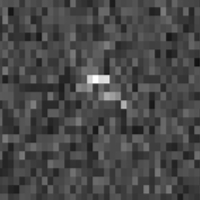
#> input picture public_data/1997NC1/image/000.png, 200 x 200 px; its folder holds only this picture in this run
$ python debug_noise_floor.py
#> lines starting #> are read from the running program, lines starting #| are printed output that depends on the picture; long printed decimals are rounded
import argparse
import csv
import json
import os
from collections import Counter
from glob import glob

import matplotlib
matplotlib.use('Agg')
import matplotlib.pyplot as plt
import numpy as np
from PIL import Image
from scipy import stats


MODEL_NAMES = ('exponential', 'gamma', 'gaussian', 'lognormal', 'student_t')


def load_image(path):
    ext = os.path.splitext(path)[1].lower()
    if ext == '.npy':
        image = np.load(path)
    elif ext == '.npz':
        data = np.load(path)
        key = 'image' if 'image' in data else ('isar' if 'isar' in data else data.files[0])
        image = data[key]
    else:
        image = np.asarray(Image.open(path))

    image = np.asarray(image)
    original_dtype = image.dtype
    if image.ndim == 3:
        image = image[..., :3].astype(np.float64)
        image = 0.299 * image[..., 0] + 0.587 * image[..., 1] + 0.114 * image[..., 2]

    if np.issubdtype(original_dtype, np.integer):
        image = image.astype(np.float64) / np.iinfo(original_dtype).max
    else:
        image = image.astype(np.float64, copy=False)

    image = np.nan_to_num(image, nan=0.0, posinf=0.0, neginf=0.0)
    return np.clip(image, 0.0, None)


def find_images(image_dir):
    patterns = ['*.png', '*.jpg', '*.jpeg', '*.tif', '*.tiff', '*.npy', '*.npz']
    paths = []
    for pattern in patterns:
        paths.extend(glob(os.path.join(image_dir, pattern)))
    return sorted(paths)


def border_mask(shape, border_frac):
    if not 0.0 < border_frac < 0.5:
        raise ValueError('border_frac must be in (0, 0.5)')
    height, width = shape
    border = max(1, int(np.ceil(min(height, width) * border_frac)))
    mask = np.zeros((height, width), dtype=bool)
    mask[:border, :] = True
    mask[-border:, :] = True
    mask[:, :border] = True
    mask[:, -border:] = True
    return mask, border


def describe(values):
    values = np.asarray(values, dtype=np.float64).reshape(-1)
    count = int(values.size)
    mean = float(np.mean(values))
    variance = float(np.var(values))
    std = float(np.sqrt(variance))
    median = float(np.median(values))
    eps = np.finfo(np.float64).eps

    if std > eps and count >= 4:
        skewness = float(stats.skew(values, bias=False))
        excess_kurtosis = float(stats.kurtosis(values, fisher=True, bias=False))
    else:
        skewness = 0.0
        excess_kurtosis = 0.0

    return {
        'count': count,
        'mean': mean,
        'variance': variance,
        'std': std,
        'median': median,
        'min': float(np.min(values)),
        'max': float(np.max(values)),
        'q90': float(np.quantile(values, 0.90)),
        'q95': float(np.quantile(values, 0.95)),
        'q99': float(np.quantile(values, 0.99)),
        'zero_ratio': float(np.mean(values == 0.0)),
        'skewness': skewness,
        'excess_kurtosis': excess_kurtosis,
        'variance_over_mean_sq': variance / max(mean * mean, eps),
        'mean_over_median': mean / max(median, eps),
    }


def positive_fit_data(values):
    values = np.asarray(values, dtype=np.float64).reshape(-1)
    positive = values[values > 0.0]
    if positive.size == 0:
        return None, 0.0
    fit_epsilon = max(float(np.min(positive)) * 0.5, 1e-12)
    return np.maximum(values, fit_epsilon), fit_epsilon


def evaluate_fit(name, distribution, params, values, parameter_count):
    log_pdf = distribution.logpdf(values, *params)
    if not np.all(np.isfinite(log_pdf)):
        raise ValueError(f'{name} produced non-finite log likelihood')
    log_likelihood = float(np.sum(log_pdf))
    aic = float(2 * parameter_count - 2 * log_likelihood)
    ks_stat, ks_pvalue = stats.kstest(values, distribution.cdf, args=params)
    return {
        'name': name,
        'distribution': distribution,
        'params': tuple(float(value) for value in params),
        'log_likelihood': log_likelihood,
        'aic': aic,
        'ks_stat': float(ks_stat),
        'ks_pvalue': float(ks_pvalue),
    }


def fit_models(values):
    values = np.asarray(values, dtype=np.float64).reshape(-1)
    positive_values, fit_epsilon = positive_fit_data(values)
    if positive_values is None or np.std(values) <= np.finfo(np.float64).eps:
        return {}, fit_epsilon

    fits = {}
    candidates = []

    exponential_params = (0.0, float(np.mean(positive_values)))
    candidates.append(('exponential', stats.expon, exponential_params, positive_values, 1))

    gamma_params = stats.gamma.fit(positive_values, floc=0.0)
    candidates.append(('gamma', stats.gamma, gamma_params, positive_values, 2))

    gaussian_params = stats.norm.fit(values)
    candidates.append(('gaussian', stats.norm, gaussian_params, values, 2))

    lognormal_params = stats.lognorm.fit(positive_values, floc=0.0)
    candidates.append(('lognormal', stats.lognorm, lognormal_params, positive_values, 2))

    student_t_params = stats.t.fit(values)
    candidates.append(('student_t', stats.t, student_t_params, values, 3))

    for name, distribution, params, fit_values, parameter_count in candidates:
        try:
            fits[name] = evaluate_fit(name, distribution, params, fit_values, parameter_count)
        except (FloatingPointError, ValueError):
            continue
    return fits, fit_epsilon


def classify_fit(fits):
    if not fits:
        return 'degenerate', 'degenerate', float('nan')
    ranked = sorted(fits.values(), key=lambda item: item['aic'])
    best_name = ranked[0]['name']
    delta_aic = float(ranked[1]['aic'] - ranked[0]['aic']) if len(ranked) > 1 else float('nan')
    family = 'heavy_tail' if best_name in ('lognormal', 'student_t') else best_name
    return best_name, family, delta_aic


def flatten_result(file_name, border_width, summary, fits, fit_epsilon):
    best_model, best_family, delta_aic = classify_fit(fits)
    row = {
        'file': file_name,
        'border_width': border_width,
        **summary,
        'fit_epsilon': fit_epsilon,
        'best_model': best_model,
        'best_family': best_family,
        'delta_aic': delta_aic,
    }
    for model_name in MODEL_NAMES:
        fit = fits.get(model_name)
        row[f'{model_name}_aic'] = fit['aic'] if fit else float('nan')
        row[f'{model_name}_ks_stat'] = fit['ks_stat'] if fit else float('nan')
        row[f'{model_name}_ks_pvalue'] = fit['ks_pvalue'] if fit else float('nan')
        row[f'{model_name}_params'] = repr(fit['params']) if fit else ''
    return row


def plot_histogram(values, fits, output_path, title, bins, hist_quantile):
    values = np.asarray(values, dtype=np.float64).reshape(-1)
    x_max = float(np.quantile(values, hist_quantile))
    if x_max <= 0.0:
        x_max = max(float(np.max(values)), 1.0)

    edges = np.linspace(0.0, x_max, bins + 1)
    counts, _ = np.histogram(values, bins=edges)
    widths = np.diff(edges)
    density = counts / max(values.size, 1) / widths
    centers = 0.5 * (edges[:-1] + edges[1:])
    x = np.linspace(0.0, x_max, 800)

    fig, axes = plt.subplots(1, 2, figsize=(13, 5))
    for axis in axes:
        axis.bar(centers, density, width=widths, alpha=0.45, color='tab:blue', label='background')
        for model_name, fit in fits.items():
            pdf_x = np.maximum(x, 1e-12) if model_name in ('exponential', 'gamma', 'lognormal') else x
            pdf = fit['distribution'].pdf(pdf_x, *fit['params'])
            pdf = np.nan_to_num(pdf, nan=0.0, posinf=0.0, neginf=0.0)
            axis.plot(x, pdf, linewidth=1.4, label=f"{model_name} AIC={fit['aic']:.1f}")
        axis.set_xlim(0.0, x_max)
        axis.set_xlabel('Normalized power')
        axis.set_ylabel('Probability density')
        axis.grid(True, alpha=0.25)

    axes[0].set_title('Linear density')
    axes[1].set_title('Log-density tail view')
    axes[1].set_yscale('log')
    positive_density = density[density > 0.0]
    if positive_density.size > 0:
        axes[1].set_ylim(max(float(np.min(positive_density)) * 0.2, 1e-8), None)
    axes[0].legend(fontsize=8)
    axes[1].legend(fontsize=8)
    fig.suptitle(title)
    fig.tight_layout()
    fig.savefig(output_path, dpi=160)
    plt.close(fig)


def analyze_values(file_name, values, border_width):
    summary = describe(values)
    fits, fit_epsilon = fit_models(values)
    row = flatten_result(file_name, border_width, summary, fits, fit_epsilon)
    return row, fits


def main():
    parser = argparse.ArgumentParser(description='Fit noise distributions to the outer border of radar power images.')
    parser.add_argument('--image_dir', type=str, default=os.path.join('public_data', '1999JV6', 'image'))
    parser.add_argument(
        '--out_dir',
        type=str,
        default=None,
        help=(
            'Output directory. By default, write next to the input image '
            'directory as public_data/<case>/noise_distribution.'
        ),
    )
    parser.add_argument('--border_frac', type=float, default=0.10)
    parser.add_argument('--bins', type=int, default=80)
    parser.add_argument('--hist_quantile', type=float, default=0.999)
    parser.add_argument('--max_images', type=int, default=None)
    args = parser.parse_args()

    if args.out_dir is None:
        case_dir = os.path.dirname(os.path.normpath(args.image_dir))
        args.out_dir = os.path.join(case_dir, 'noise_distribution')

    paths = find_images(args.image_dir)
    if args.max_images is not None:
        paths = paths[:args.max_images]
    if not paths:
        raise FileNotFoundError(f'No images found under {args.image_dir}')

    os.makedirs(args.out_dir, exist_ok=True)
    hist_dir = os.path.join(args.out_dir, 'histograms')
    os.makedirs(hist_dir, exist_ok=True)

    rows = []
    normalized_backgrounds = []
    best_model_counts = Counter()

    for path in paths:
        image = load_image(path)
#> in load_image, image is the input picture: shape (200, 200, 3); min 13, max 255, mean 71.7
        mask, border_width = border_mask(image.shape, args.border_frac)
#> border_width = 20
        background = image[mask]
#> background = 14400 values, max 0.494 at index 2964, min 0.051 at index 5838, mean 0.273
        row, fits = analyze_values(os.path.basename(path), background, border_width)
#> in describe, `values = np.asarray(values, dtype=np.float64).reshape(-1)`: values has the same summary as background in main
#> in describe, `mean = float(np.mean(values))`: mean = 0.273
#> in describe, `variance = float(np.var(values))`: variance = 0.00501
#> in describe, `std = float(np.sqrt(variance))`: std = 0.0708
#> in describe, `median = float(np.median(values))`: median = 0.271
#> in describe, `skewness = float(stats.skew(values, bias=False))`: skewness = 0.142
#> in describe, `excess_kurtosis = float(stats.kurtosis(values, fisher=True, bias=False))`: excess_kurtosis = -0.11
#> in analyze_values, `summary = describe(values)`: summary = 15 items
#> in fit_models, `values = np.asarray(values, dtype=np.float64).reshape(-1)`: values has the same summary as background in main
#> in positive_fit_data, `values = np.asarray(values, dtype=np.float64).reshape(-1)`: values has the same summary as background in main
#> in positive_fit_data, `positive = values[values > 0.0]`: positive has the same summary as background in main
#> in positive_fit_data, `fit_epsilon = max(float(np.min(positive)) * 0.5, 1e-12)`: fit_epsilon = 0.0255
#> in fit_models, `positive_values, fit_epsilon = positive_fit_data(values)`: positive_values has the same summary as background in main
#> in fit_models, `exponential_params = (0.0, float(np.mean(positive_values)))`: exponential_params = (0, 0.273)
#> in fit_models, `gamma_params = stats.gamma.fit(positive_values, floc=0.0)`: gamma_params = (13.8, 0, 0.0197)
#> in fit_models, `gaussian_params = stats.norm.fit(values)`: gaussian_params = (0.273, 0.0708)
#> in fit_models, `lognormal_params = stats.lognorm.fit(positive_values, floc=0.0)`: lognormal_params = (0.28, 0, 0.263)
#> in fit_models, `student_t_params = stats.t.fit(values)`: student_t_params = (165932471.7, 0.273, 0.0708)
#> the loop in fit_models, `for name, distribution, params, fit_values, parameter_count in candida..` made 5 passes
#> (name, params, parameter_count, log_likelihood in evaluate_fit, aic in evaluate_fit, ks_stat in evaluate_fit, ks_pvalue in evaluate_fit) on passes 1 to 5: ('exponential', (0, 0.273), 1, 4319.4, -8636.8, 0.396, 0), ('gamma', (13.8, 0, 0.0197), 2, 17538.7, -35073.3, 0.0428, 2.54e-23), ('gaussian', (0.273, 0.0708), 2, 17697.2, -35390.4, 0.0246, 5.34e-08), ('lognormal', (0.28, 0, 0.263), 2, 17171, -34337.9, 0.06, 1.46e-45), ('student_t', (165932471.7, 0.273, 0.0708), 3, 17697.2, -35388.4, 0.0246, 5.34e-08)
#> after the loop in fit_models, `for name, distribution, params, fit_values, parameter_count in candida..`: fits = 5 items
#> in analyze_values, `fits, fit_epsilon = fit_models(values)`: fit_epsilon = 0.0255
#> in classify_fit, `ranked = sorted(fits.values(), key=lambda item: item['aic'])`: ranked = 5 items
#> in classify_fit, `best_name = ranked[0]['name']`: best_name = 'gaussian'
#> in classify_fit, `delta_aic = float(ranked[1]['aic'] - ranked[0]['aic']) if len(ranked) ..`: delta_aic = 2
#> in classify_fit, `family = 'heavy_tail' if best_name in ('lognormal', 'student_t') else ..`: family = 'gaussian'
#> in flatten_result, `best_model, best_family, delta_aic = classify_fit(fits)`: delta_aic = 2
#> after the loop in flatten_result, `for model_name in MODEL_NAMES:`: row = 41 items
        rows.append(row)
        best_model_counts[row['best_model']] += 1

        if row['mean'] > 0.0:
            normalized_backgrounds.append(background / row['mean'])

        histogram_path = os.path.join(hist_dir, os.path.splitext(os.path.basename(path))[0] + '.png')
        plot_histogram(
            background,
            fits,
            histogram_path,
            f"{os.path.basename(path)} border={args.border_frac:.0%}, best={row['best_model']}",
            args.bins,
            args.hist_quantile,
        )
#> in plot_histogram, `values = np.asarray(values, dtype=np.float64).reshape(-1)`: values has the same summary as background in main
#> in plot_histogram, `x_max = float(np.quantile(values, hist_quantile))`: x_max = 0.482
#> in plot_histogram, `counts, _ = np.histogram(values, bins=edges)`: counts = 80 values, max 636 at index 39, min 0 at index 0, mean 179.9
#> in plot_histogram, `density = counts / max(values.size, 1) / widths`: density = 80 values, max 7.33 at index 39, min 0 at index 0, mean 2.07
#> in plot_histogram, `positive_density = density[density > 0.0]`: positive_density = 72 values, max 7.33 at index 31, min 0.0115 at index 0, mean 2.3
#> in plot_histogram, `fig.savefig(output_path, dpi=160)`:
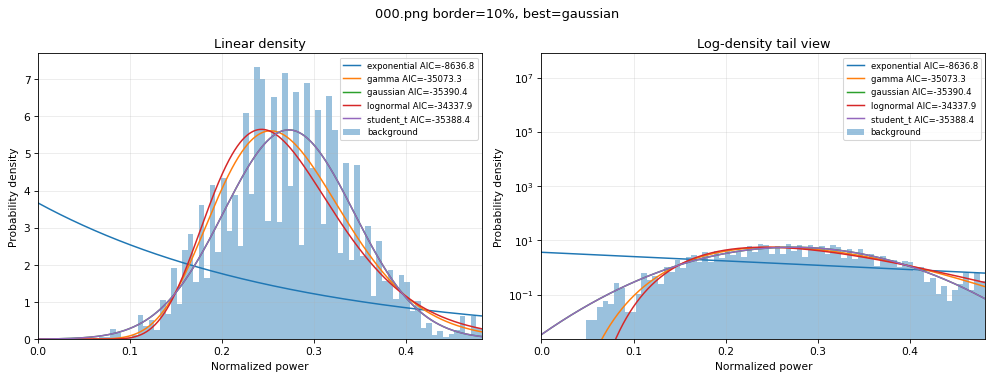
#> figure drawn by matplotlib, 2 panels; panel 1: tallest bar 7.33 high, from x = 0.235 to 0.241; panel 1: curve peaks at x = 0, y = 3.67; panel 1: curve peaks at x = 0.253, y = 5.61; panel 1: curve peaks at x = 0.272, y = 5.63
        print(
            f"{row['file']}: mean={row['mean']:.6g} var={row['variance']:.6g} "
            f"median={row['median']:.6g} skew={row['skewness']:.3f} "
            f"kurt={row['excess_kurtosis']:.3f} best={row['best_model']}"
        )
#| 000.png: mean=0.2725 var=0.005012 median=0.2706 skew=0.142 kurt=-0.110 best=gaussian

    if normalized_backgrounds:
        pooled = np.concatenate(normalized_backgrounds)
#> pooled = 14400 values, max 1.81 at index 2964, min 0.187 at index 5838, mean 1
        pooled_row, pooled_fits = analyze_values('__ALL_NORMALIZED__', pooled, -1)
#> the loop in fit_models (call 2), `for name, distribution, params, fit_values, parameter_count in candida..` made 5 passes
#> (name, params, parameter_count, log_likelihood in evaluate_fit, aic in evaluate_fit, ks_stat in evaluate_fit, ks_pvalue in evaluate_fit) on passes 1 to 5: ('exponential', (0, 1), 1, -14400, 28802, 0.396, 0), ('gamma', (13.8, 0, 0.0725), 2, -1180.8, 2365.5, 0.0428, 2.54e-23), ('gaussian', (1, 0.26), 2, -1022.2, 2048.4, 0.0246, 5.34e-08), ('lognormal', (0.28, 0, 0.964), 2, -1548.5, 3100.9, 0.06, 1.46e-45), ('student_t', (9.67e+10, 1, 0.26), 3, -1022.2, 2050.4, 0.0246, 5.34e-08)
#> pooled_row = 41 items; pooled_fits = 5 items
        rows.append(pooled_row)
        plot_histogram(
            pooled,
            pooled_fits,
            os.path.join(args.out_dir, 'all_normalized_backgrounds.png'),
            f"All borders normalized by per-image mean, best={pooled_row['best_model']}",
            args.bins,
            args.hist_quantile,
        )
#> call 2 of plot_histogram, with values = array of shape (14400,), bins = 80, hist_quantile = 0.999
#> in plot_histogram (call 2), `values = np.asarray(values, dtype=np.float64).reshape(-1)`: values has the same summary as pooled in main
#> in plot_histogram (call 2), `x_max = float(np.quantile(values, hist_quantile))`: x_max = 1.77
#> in plot_histogram (call 2), `density = counts / max(values.size, 1) / widths`: density = 80 values, max 2 at index 39, min 0 at index 0, mean 0.565
#> in plot_histogram (call 2), `positive_density = density[density > 0.0]`: positive_density = 72 values, max 2 at index 31, min 0.00314 at index 0, mean 0.627
#> in plot_histogram (call 2), `fig.savefig(output_path, dpi=160)`:
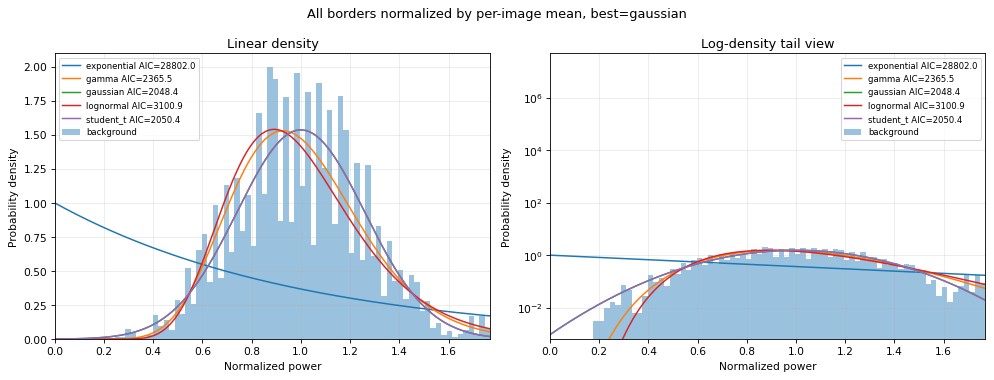
#> figure drawn by matplotlib, 2 panels; panel 1: tallest bar 2 high, from x = 0.863 to 0.885; panel 1: curve peaks at x = 0, y = 1; panel 1: curve peaks at x = 0.928, y = 1.53; panel 1: curve peaks at x = 0.999, y = 1.54
    else:
        pooled_row = None

    csv_path = os.path.join(args.out_dir, 'noise_distribution.csv')
    fieldnames = list(rows[0].keys())
#> fieldnames = 41 items, first 6: 'file', 'border_width', 'count', 'mean', 'variance', 'std'
    with open(csv_path, 'w', newline='', encoding='utf-8') as file:
        writer = csv.DictWriter(file, fieldnames=fieldnames)
        writer.writeheader()
        writer.writerows(rows)

    summary = {
        'image_dir': os.path.abspath(args.image_dir),
        'image_count': len(paths),
        'border_fraction': args.border_frac,
        'best_model_counts': dict(best_model_counts),
        'all_normalized_best_model': pooled_row['best_model'] if pooled_row else None,
        'all_normalized_best_family': pooled_row['best_family'] if pooled_row else None,
        'notes': {
            'exponential_reference': {
                'variance_over_mean_sq': 1.0,
                'mean_over_median': float(1.0 / np.log(2.0)),
                'skewness': 2.0,
                'excess_kurtosis': 6.0,
            },
            'gamma_effective_looks': 'L_eff = mean^2 / variance = 1 / variance_over_mean_sq',
            'ks_pvalue': 'Approximate only because distribution parameters are fitted from the same samples.',
            'pooled_data': 'Each image border is divided by its own mean before pooling to avoid mixing different noise scales.',
        },
    }
    summary_path = os.path.join(args.out_dir, 'summary.json')
    with open(summary_path, 'w', encoding='utf-8') as file:
        json.dump(summary, file, ensure_ascii=False, indent=2)

    print(f'CSV saved to {csv_path}')
    print(f'Summary saved to {summary_path}')
    print(f'Histograms saved to {hist_dir}')


if __name__ == '__main__':
    main()
